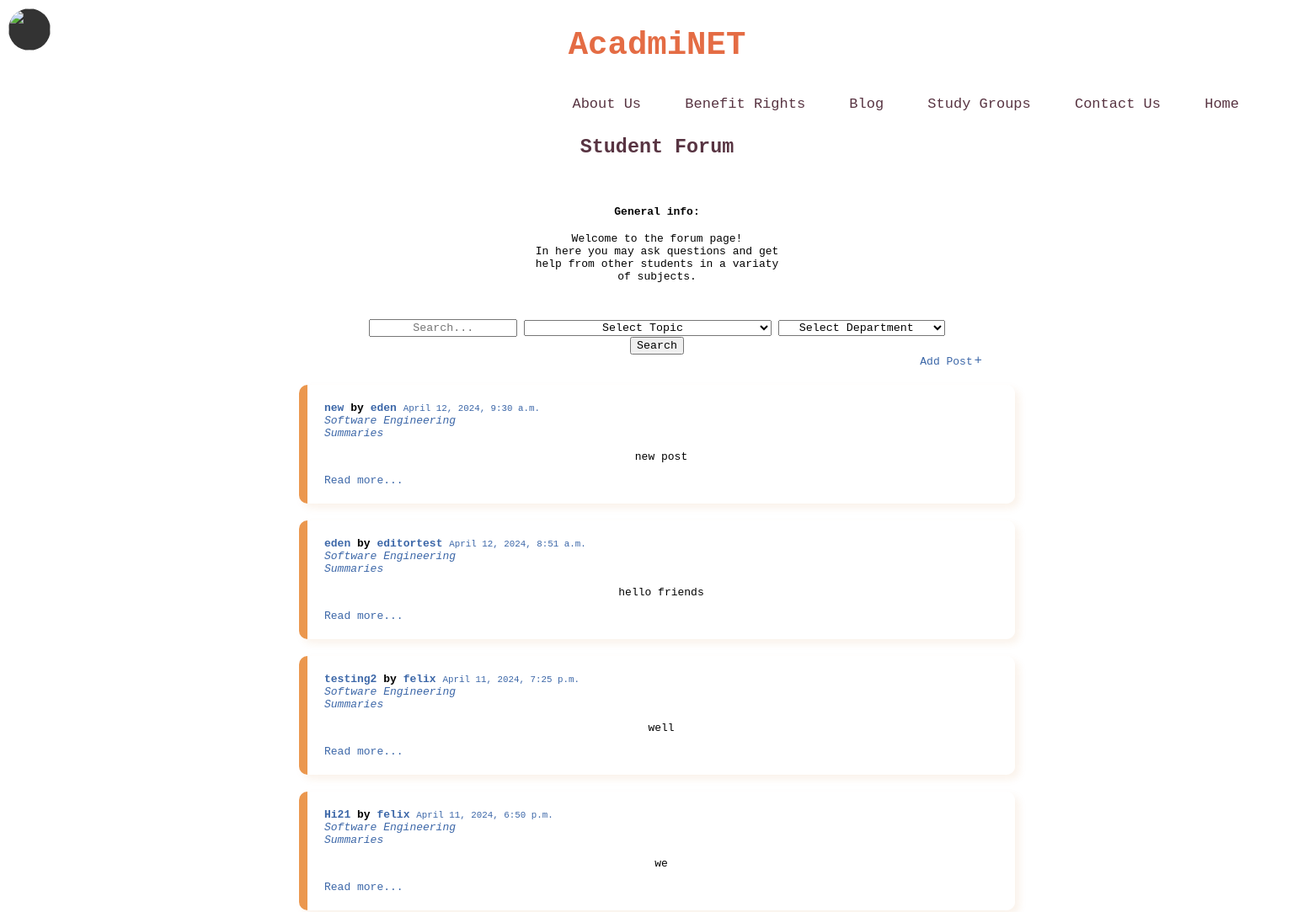
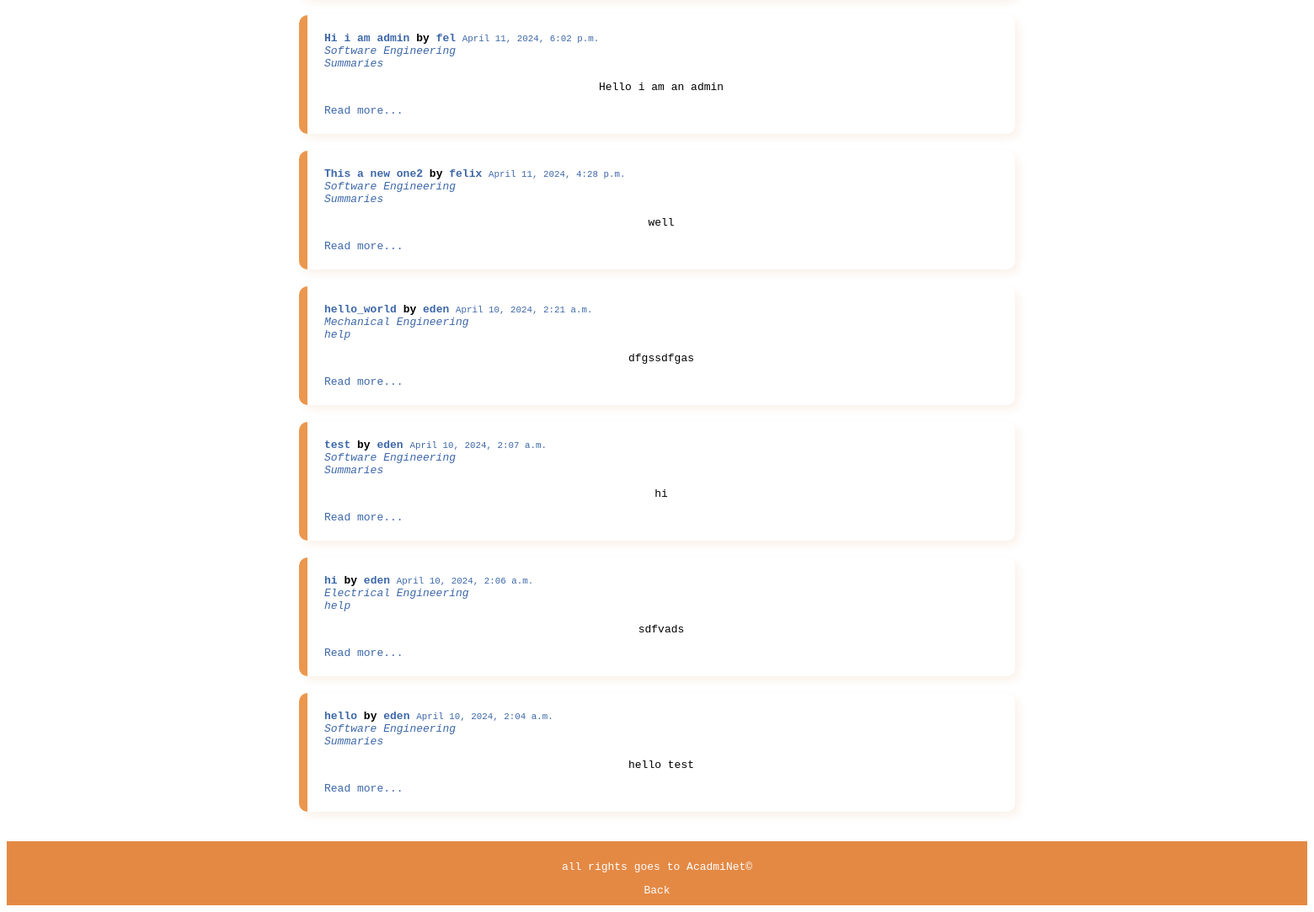
/authentication/blog_page/, run on the app's committed database (2 pictures, top to bottom).
### blog/models.py (models this page shows, shortened)
class Post(models.Model):
    title = models.CharField(max_length=200, unique=True) #unique is an valiation to check if max length is not greater.
    slug = models.SlugField(max_length=200, unique=True,null=True)#checks that it gets only string,chars,numbers, DELETE!
    author = models.ForeignKey(get_user_model(), on_delete=models.CASCADE,null=True)
    isanonymous = models.BooleanField(default=False)#giving the option to make a anonymous sumbit
    Topic_choice = models.CharField(max_length=100,choices=Topic_choice,null=True)
    benefits_rights_choices = models.CharField(max_length=100,choices=rights_benefits_choice,null=True)
    benefits_choices = models.CharField(max_length=100,choices=benefits_choice,null=True)#for benefits page.
    reserve_choices = models.CharField(max_length=100,choices=reserve_choices,null=True)
    content = models.TextField()
    created_on = models.DateTimeField(auto_now_add=True)
    author_url  = models.URLField(blank=True, null=True)
    isright = models.BooleanField(default=False)#rights posts.
    isbenefits = models.BooleanField(default=False)#for events posts
    isreserve = models.BooleanField(default=False)#for reserve(soilders_posts)posts
    header_image = models.FileField(null=True,blank =True,upload_to="images/",validators=[validate_file_extension,sizefile])#images.
    department_choices = models.CharField(max_length = 200, choices = department_choice,default = 'tech')
    class Meta:
        ordering = ['-created_on']#See when the blog was posted.

### authentication/models.py (models this page shows)
class CustomUser(AbstractUser):
    profile_picture = models.ImageField(upload_to='profile_pictures/', blank=True, null=True)
    email = models.EmailField(blank=True)
    academic_institution = models.CharField(max_length=30, blank=True)
    department = models.CharField(max_length=30, blank=True)
    year = models.CharField(max_length=10, blank=True)
    last_activity = models.DateTimeField(default=timezone.now)
    is_editor = models.BooleanField(default=False)
    def __str__(self): #ייצוג ההדפסה של משתמש סטודנט
        return self.username

### blog/views.py (the view)
# urls.py: path('blog_page/', PostList.as_view(), name='blog_page'),
class PostList(generic.ListView):#makingg a list of obj of forms(Questions page)
    queryset = Post.objects.order_by('-created_on')
    template_name = 'Forum.html'#here will be the url for our html.
    context_object_name = 'post_list'
    def get_queryset(self):#Search bar, with filters
        queryset = super().get_queryset()
        query = self.request.GET.get('query')
        topic = self.request.GET.get('topic')
        department = self.request.GET.get('department')
        if query:
            queryset = queryset.filter(title__icontains=query)
        if topic:
            queryset = queryset.filter(Topic_choice=topic)
        if department:
            queryset = queryset.filter(department_choices=department)
        return queryset

### blog/templates/Forum.html (shortened to what this page needs)
<!DOCTYPE html>
<html lang="en">
<head>
    {%load static%}
    <link rel="stylesheet" href="{% static 'Forum.css' %}">
    <link href='https://unpkg.com/boxicons@2.1.4/css/boxicons.min.css' rel='stylesheet'>
</head>
<body>
    <header>
        <div class="main">
            <div class="logo">
                <h2>AcadmiNET</h2>
            </div>
        </div>
        <div class="container">
            <div class="profile">
                    {% if user.profile_picture %}
                    <img src="{{ user.profile_picture.url }}" alt="{{ user.username }}'s profile picture">
                    {% else %}
                    <img src="https://turag.co.il/wp-content/uploads/2018/06/man.jpg">
                    {% endif %}
                </div>
                {% if user.is_editor %}
                <ul>
                    <li><a href="{% url 'about_us_editor' %}" class="link">About Us</a></li>
                    <li><a href="{% url 'rights_editor' %}" class="link">Benefit Rights</a></li>
                    <li><a href="{% url 'blog_page_editor' %}" class="link">Blog</a></li>
                    <li><a href="{% url 'study_groups' %}" class="study-group">Study Groups</a></li>
                    <li><a href="{% url 'contact_us_editor' %}" class="link">Contact Us</a></li>
                    <li><a href="{% url 'homepage_editor' %}" class="link">Home</a></li>
                </ul>
            {% else %}
                {% if user.is_superuser %}
                    <ul>
                        <li><a href="/admin/" class="link">Admin Panel</a></li>
                        <li><a href="{% url 'about_us_admin' %}" class="link">About Us</a></li>
                        <li><a href="{% url 'rights_page_admin' %}" class="link">Benefit Rights</li>
                        <li><a href="{% url 'blog_page_admin' %}" class="link">Blog</a></li>
                        <li><a href="{% url 'study_groups' %}" class="study-group">Study Groups</a></li>
                        <li><a href="{% url 'contact_us_admin' %}" class="link">Contact Us</a></li>
                        <li><a href="{% url 'homepage_admin' %}" class="link">Home</a></li>
                    </ul>
                {% else %}
                    <ul>
                        <li><a href="{% url 'about_us' %}" class="link">About Us</a></li>
                        <li><a href="{% url 'rights_page' %}" class="link">Benefit Rights</a></li>
                        <li><a href="{% url 'blog_page' %}" class="link">Blog</a></li>
                        <li><a href="{% url 'study_groups' %}" class="study-group">Study Groups</a></li>
                        <li><a href="{% url 'contact_us' %}" class="link">Contact Us</a></li>
                        <li><a href="{% url 'homepage' %}" class="link">Home</a></li>
                    </ul>
                {% endif %}
            {% endif %}
            </div>
    <br> <br>
    <div class="subforum-title">
        <h3>Student Forum</h3>
    </div>
    <div class="info">
        <div class="info-title"><h4>General info:</h4></div>
        <div class="subforum-info">
            <p>Welcome to the forum page!<br>In here you may ask questions and get help from other students in a variaty of subjects.</p>
        </div>
        <br>
    </div>
    <br>
    <form action="">
        <div class="search-box">
            <div class="row">
                <div class="col-md-12">
                    <form method="GET" action="{% url 'homeBlog' %}" class="mb-4">
                    <div class="input-group">
                            <input type="text" name="query" class="form-control" placeholder="Search...">
                            <select name="topic" class="form-control">
                            <option value="">Select Topic</option>
                            <select>
                                <select name="department" class="form-control">
                                <option value="">Select Department</option>
                                </select>
                            </select>
                        </div>
                    <div class="input-group-append">
                        <button type="submit" class="btn btn-primary">Search</button>
                    </div>
                </div>
            </div>
     </form>
    <div class="upload-question"><a href="{% url 'add_post' %}">Add Post<i class='bx bx-plus' style="font-size: small;"></i></a></div>
                {% for post in post_list %}
                  {% if not post.isright and not post.isbenefits and not post.isreserve %}
                    <div class="posts">
                        <b><a href="#" >{{ post.title }}</a> by <a href="#">{{post.author}}</a></b>
                        <small><a href="#" class="link">{{post.created_on}}</a></small><br>
                        <em><a href="#">{{post.department_choices}}</a> <a href=""><br>{{post.Topic_choice}}</a></em>
                        <p>{{post.content}}</p>
                        <a href="{% if post.slug %}{% url 'post_detail' post.slug %}{% endif %}" class="link">Read more...</a>
                    </div>
                    {%endif%}
                {% empty %}
                    <p>No posts found.</p>
                {% endfor %}
    </form> <br>
    <footer>
        <p class="rights">all rights goes to AcadmiNet&copy;</p>
            {% if user.is_editor %}
                 <a href="{% url 'homepage_editor' %}" class="Back">Back</a>
            {% else %}
                {% if user.is_superuser %}
                <a href="{% url 'homepage_admin' %}" class="Back">Back</a>
                {% else %}
                <a href="{% url 'homepage' %}" class="Back">Back</a>
                {% endif %}
            {% endif %}
    </footer>
</body>
</html>

### blog/static/Forum.css (style rules this page uses)
* { font-family: monospace; text-align: center; }
a { text-decoration: none; color: #3c67a8; }
.main .logo { text-align: left; color: #e46c44; font-size: xx-large; }
.subforum-title { color: #583442; font-size: x-large; text-align: center; }
.info { width: 300px; padding: 15px 20px; border-style: hidden; border-radius: 10px; display: inline-block; text-align: left; }
.upload-question { margin-right: -700px; text-decoration: none; }
.posts { text-align: left; padding: 20px; margin: 20px auto; max-width: 800px; background-color: #ffffffd6; border-radius: 10px; box-shadow: 5px 5px 10px #cd722318; border-left: 10px solid #eb974e; }
footer { background-color: #e48944; color: #fcfeff; text-align: center; padding: 10px 0px; }
.rights { background-color: #e48944; }
.Back { background-color: #e48944; color: #fcfeff; }
ul { float: right; list-style-type: none; margin-top: 5px; min-height: 15px; margin-right: 60px; font-size: 17px; }
ul li { display: inline-block; }
ul li a { text-decoration: none; color: #583442; padding: 5px 20px; border: 1px solid transparent; transition: 0.5 ease; }

### blog/templates/Forum.html (style rules this page uses)
.profile { position: absolute; top: 10px; left: 10px; width: 50px; height: 50px; border-radius: 50%; background-color: #333; display: flex; justify-content: center; align-items: center; color: white; cursor: pointer; overflow: visible; }
.profile img { width: 100%; height: 100%; border-radius: 50%; }

### data on the page
Post: title "new", author "eden", created_on "April 12, 2024, 9:30 a.m.", department_choices "Software Engineering", Topic_choice "Summaries", content "new post"
Post: title "eden", author "editortest", created_on "April 12, 2024, 8:51 a.m.", department_choices "Software Engineering", Topic_choice "Summaries", content "hello friends"
Post: title "testing2", author "felix", created_on "April 11, 2024, 7:25 p.m.", department_choices "Software Engineering", Topic_choice "Summaries", content "well"
Post: title "Hi21", author "felix", created_on "April 11, 2024, 6:50 p.m.", department_choices "Software Engineering", Topic_choice "Summaries", content "we"
Post: title "Hi i am admin", author "fel", created_on "April 11, 2024, 6:02 p.m.", department_choices "Software Engineering", Topic_choice "Summaries", content "Hello i am an admin"
Post: title "This a new one2", author "felix", created_on "April 11, 2024, 4:28 p.m.", department_choices "Software Engineering", Topic_choice "Summaries", content "well"
Post: title "hello_world", author "eden", created_on "April 10, 2024, 2:21 a.m.", department_choices "Mechanical Engineering", Topic_choice "help", content "dfgssdfgas"
Post: title "test", author "eden", created_on "April 10, 2024, 2:07 a.m.", department_choices "Software Engineering", Topic_choice "Summaries", content "hi"
Post: title "hi", author "eden", created_on "April 10, 2024, 2:06 a.m.", department_choices "Electrical Engineering", Topic_choice "help", content "sdfvads"
Post: title "hello", author "eden", created_on "April 10, 2024, 2:04 a.m.", department_choices "Software Engineering", Topic_choice "Summaries", content "hello test"
